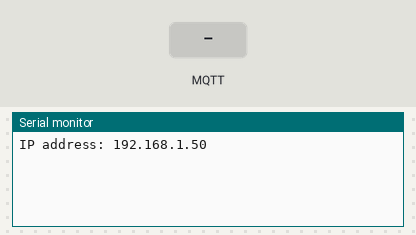
Recording of a program running on a simulated ESP32. Shown: the last lines printed to the serial monitor. Inputs (shaded band) come from the test bench. WiFi joins after 1.5 s; servers stay silent unless stated; no MQTT or app messages arrive unless stated.

Above: at 2.7 s.
2.8 s: MQTT message "5" arrives on the first subscribed topic
At 3.6 s:
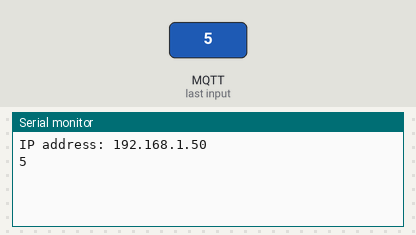
4.3 s: MQTT message "90" arrives on the first subscribed topic
At 4.8 s:
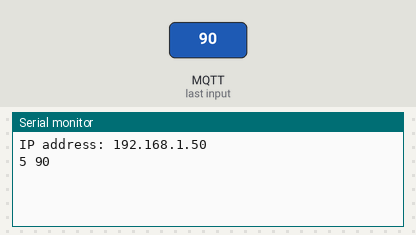

The program:

main.cpp
```cpp
#include <WiFi.h>
#include <ESPmDNS.h>
#include <WiFiUdp.h>
#include <ArduinoOTA.h>
#include <PubSubClient.h>
#include <HardwareSerial.h>
#include <Esp.h>

#define RXD2 15 //RX1 pin ac orange
#define TXD2 4 //TX1 pin ac brown
#define RXD1 16 //RXX2 pin stick brown cable
#define TXD1 17 //TX2 pin orange cable

#define BAUD_RATE 9600
#define DELIMITER ' '

#define MQTT_CLIENT_ID "esp32_sniffer"
#define MQTT_TOPIC_COMMAND_RESULT "myhome/Conditioner/command/result"
#define MQTT_TOPIC_COMMAND_SEND "myhome/Conditioner/command/send"
#define MQTT_TOPIC_CONNECTION_IP "myhome/Conditioner/connection/ip"
#define MQTT_TOPIC_LISTENER_SERIAL_1 "myhome/Conditioner/listener/serial1"
#define MQTT_TOPIC_LISTENER_SERIAL_2 "myhome/Conditioner/listener/serial2"

#define MQTT_USER "user"
#define MQTT_PASSWORD "pass"

WiFiClient espClient;
PubSubClient mqttClient(espClient);

const char* mqtt_server = "192.168.1.128";

const char* ssid = "WiFi ssid";
const char* password = "wifi pass";

std::vector<int> parseCommandPayload(uint8_t* payloadBytes, unsigned int length) {
    payloadBytes[length] = '\0';
    String payload = String((char*)payloadBytes);

    std::vector<int> bytesToSend;
    std::vector<char> buffer;

    for (int i = 0; i < length; ++i) {
        char value = payload[i];

        if(value != DELIMITER) {
            buffer.push_back(value);
        }

        if(value == DELIMITER || i == length - 1) {
            buffer.push_back('\0');
            int commandByte = String(buffer.data()).toInt();
            bytesToSend.push_back(commandByte);
            buffer.clear();
        }
    }

    return bytesToSend;
}

void mqttCallback(char* topic, uint8_t* payloadBytes, unsigned int length) {
    for(int data: parseCommandPayload(payloadBytes, length)) {
        Serial2.write(data);
        Serial.print(data);
        Serial.print(' ');
    }

    mqttClient.publish(MQTT_TOPIC_COMMAND_RESULT, String(millis()).c_str());
}

void setup() {
    Serial.begin(BAUD_RATE);
    Serial1.begin(BAUD_RATE, SERIAL_8N1, RXD1, TXD1);
    Serial2.begin(BAUD_RATE, SERIAL_8N1, RXD2, TXD2);
    WiFi.mode(WIFI_STA);
    WiFi.begin(ssid, password);
    while (WiFi.waitForConnectResult() != WL_CONNECTED) {
        Serial.println("Connection Failed! Rebooting...");
        delay(30000);
        ESP.restart();
    }

    ArduinoOTA.begin();

    Serial.print("IP address: ");
    Serial.println(WiFi.localIP());

    mqttClient.setServer(mqtt_server, 1883);
    mqttClient.setCallback(mqttCallback);
}

void reconnect() {
    while (!mqttClient.connected()) {
        if (mqttClient.connect(MQTT_CLIENT_ID, MQTT_USER, MQTT_PASSWORD)) {
            mqttClient.publish(MQTT_TOPIC_CONNECTION_IP, WiFi.localIP().toString().c_str());
            mqttClient.publish(MQTT_TOPIC_COMMAND_SEND, "Put here your command");
            mqttClient.publish(MQTT_TOPIC_COMMAND_RESULT, "Await command result here");
            mqttClient.subscribe(MQTT_TOPIC_COMMAND_SEND);
        } else {
            delay(500);
        }
    }
}

void listenSerial(HardwareSerial& serial, const char* topic) {
    if(serial.available()) {
        int byteArray = serial.read();
        mqttClient.publish(topic, String(byteArray, DEC).c_str());
    }
}

void loop() {
    ArduinoOTA.handle();

    if(!mqttClient.connected()) {
        reconnect();
    }

    listenSerial(Serial1, MQTT_TOPIC_LISTENER_SERIAL_1);
    listenSerial(Serial2, MQTT_TOPIC_LISTENER_SERIAL_2);

    mqttClient.loop();
}
```

Measured:
- after the input at 2.8 s, the serial monitor: prints a new line at once (image 1)
- after the input at 4.3 s, the serial monitor: prints a new line at once (image 2)
